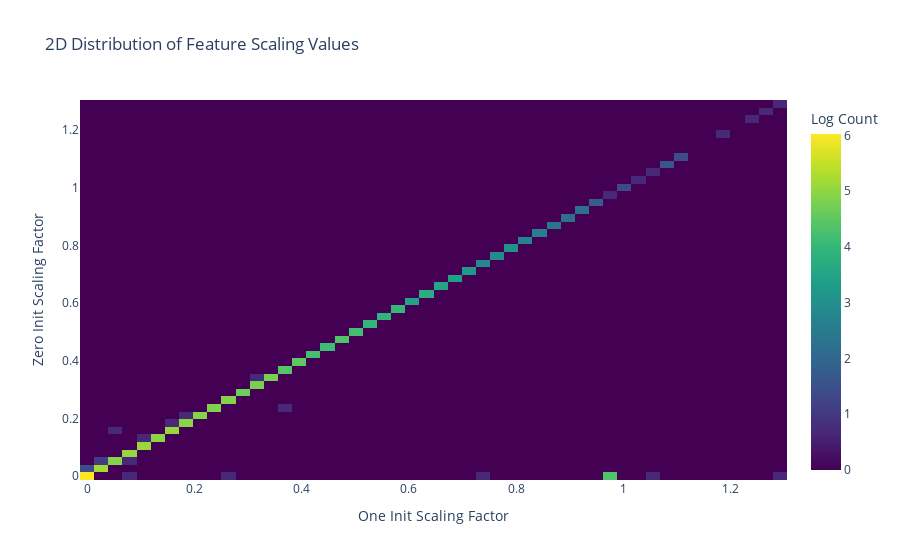

Here is the notebook cell this chart was saved with:
### Code cell
# Create 2D histogram data
hist2d, x_edges, y_edges = np.histogram2d(
    scaled_values_one, 
    scaled_values_zero,
    bins=50
)

# Create the figure
fig = go.Figure(data=[
    go.Heatmap(
        x=x_edges[:-1],  # Use bin edges for x axis
        y=y_edges[:-1],  # Use bin edges for y axis
        z=np.log1p(hist2d.T),  # Log transform the counts, add 1 to handle zeros
        colorscale='Viridis',
        colorbar=dict(title='Log Count')
    )
])

# Update layout
fig.update_layout(
    title='2D Distribution of Feature Scaling Values',
    xaxis_title='One Init Scaling Factor',
    yaxis_title='Zero Init Scaling Factor',

)

fig.show()

### Figure 1 — Plotly figure (JSON) as saved in the notebook; plotly's stock layout.template omitted (floating-point values rounded to 4 significant figures; data arrays with more than 128 entries replaced by an {"elided": "..."} marker saying what was removed)
{"data": [{"colorbar": {"title": {"text": "Log Count"}}, "colorscale": [[0, "#440154"], [0.1111, "#482878"], [0.2222, "#3e4989"], [0.3333, "#31688e"], [0.4444, "#26828e"], [0.5556, "#1f9e89"], [0.6667, "#35b779"], [0.7778, "#6ece58"], [0.8889, "#b5de2b"], [1, "#fde725"]], "type": "heatmap", "x": [1.532e-05, 0.02637, 0.05273, 0.07909, 0.1054, 0.1318, 0.1582, 0.1845, 0.2109, 0.2372, 0.2636, 0.2899, 0.3163, 0.3427, 0.369, 0.3954, 0.4217, 0.4481, 0.4744, 0.5008, 0.5272, 0.5535, 0.5799, 0.6062, 0.6326, 0.6589, 0.6853, 0.7117, 0.738, 0.7644, 0.7907, 0.8171, 0.8434, 0.8698, 0.8962, 0.9225, 0.9489, 0.9752, 1.002, 1.028, 1.054, 1.081, 1.107, 1.133, 1.16, 1.186, 1.212, 1.239, 1.265, 1.292], "y": [1.788e-07, 0.02636, 0.05272, 0.07907, 0.1054, 0.1318, 0.1581, 0.1845, 0.2109, 0.2372, 0.2636, 0.2899, 0.3163, 0.3426, 0.369, 0.3954, 0.4217, 0.4481, 0.4744, 0.5008, 0.5271, 0.5535, 0.5799, 0.6062, 0.6326, 0.6589, 0.6853, 0.7117, 0.738, 0.7644, 0.7907, 0.8171, 0.8434, 0.8698, 0.8962, 0.9225, 0.9489, 0.9752, 1.002, 1.028, 1.054, 1.081, 1.107, 1.133, 1.16, 1.186, 1.212, 1.239, 1.265, 1.292], "z": {"elided": "50x50 float values"}}], "layout": {"title": {"text": "2D Distribution of Feature Scaling Values"}, "xaxis": {"title": {"text": "One Init Scaling Factor"}}, "yaxis": {"title": {"text": "Zero Init Scaling Factor"}}}}
